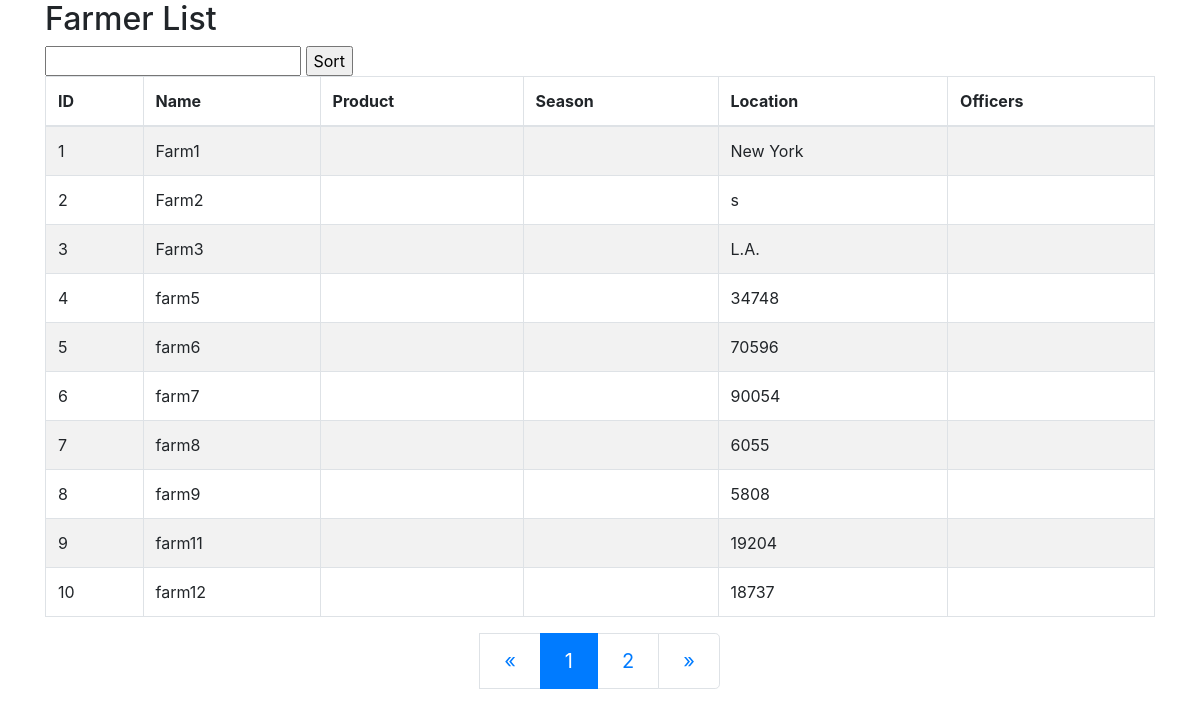
Page /hsapp/farmer_list/search_results/ on the earlier database version.
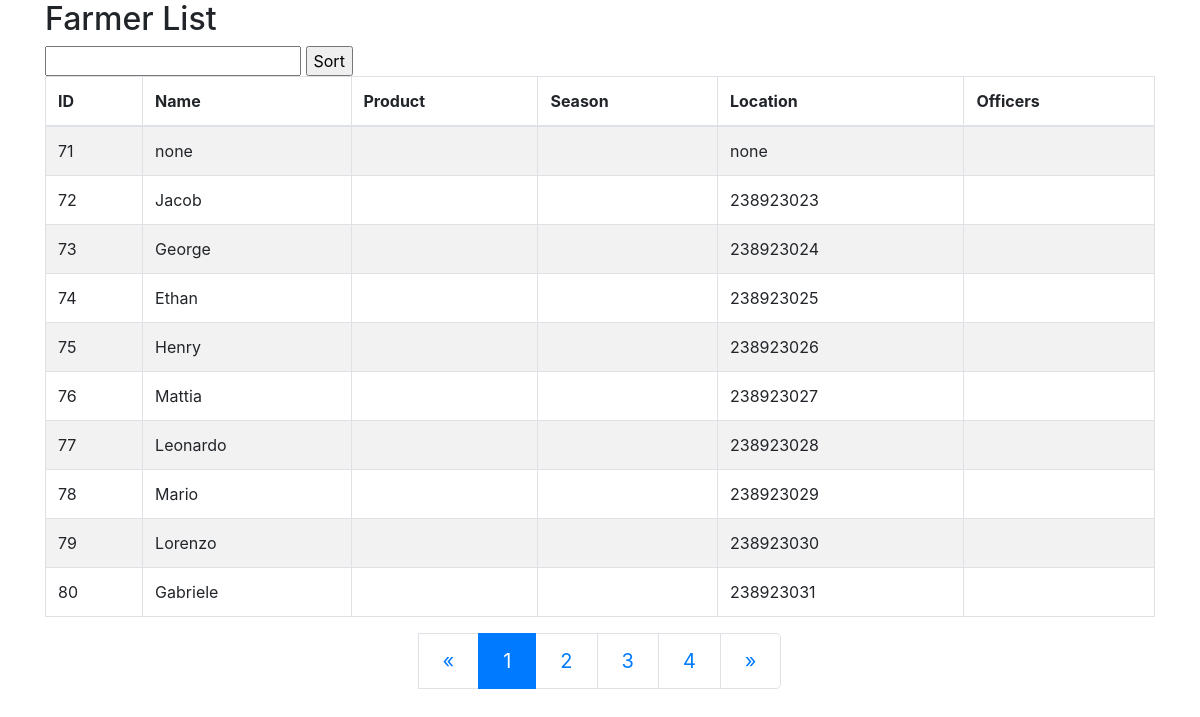
Same page on the later database version.
### hsapp/models.py (models this page shows, shortened)
class Farmer(models.Model):
    phone = models.IntegerField()
    name = models.CharField(max_length=128)
    state_id_number = models.CharField(max_length=128)
    state_id_picture = models.FileField(blank=True)
    birth_date = models.CharField(max_length=128)
    dependents = models.CharField(max_length=255)
    land_size = models.IntegerField(default=0)
    leased_land = models.BooleanField(default=False)
    previous_hs_client = models.BooleanField(default=False)
    location = models.CharField(max_length=255)

### hsapp/views.py (the view)
# urls.py: path('farmer_list/search_results/', views.SearchResultsView.as_view(), name='search_results_list'),
class SearchResultsView(ListView):
    model = Farmer
    context_object_name = 'farmers'
    template_name = 'hsapp/farmer_list.html'
    paginate_by = 10
    def get_queryset(self):
        result = super(SearchResultsView, self).get_queryset()
        query = self.request.GET.get('q')
        if query:
            query_list = query.split()
            condition_name = reduce(operator.or_, [Q(name__icontains=q) for q in query_list])
            condition_product = reduce(operator.or_, [Q(product__icontains=q) for q in query_list])
            result = result.filter(condition_name & condition_product)
        return result

### hsapp/templates/hsapp/farmer_list.html (shortened to what this page needs)
{% extends 'hsapp/base.html' %}
{% load static %}
{% block content %}
<h2>Farmer List</h2>
<form method="get" action="{% url 'hsapp:farmer_list' %}">
    <input type="text" value="" name="order_by">
    <input type="submit" value="Sort">
</form>
<table class="table table-striped table-bordered">
    <thead>
        <tr>
            <th>ID</th>
            <th>Name</th>
            <th>Product</th>
            <th>Season</th>
            <th>Location</th>
            <th>Officers</th>
        </tr>
    </thead>
    <tbody>
        {% for farmer in farmers %}
        <tr>
            <td>{{ farmer.id }}</td>
            <td>{{ farmer.name }}</td>
            <td>{{ farmer.product }}</td>
            <td>{{ farmer.season }}</td>
            <td>{{ farmer.location }}</td>
            <td>{% for officer in farmer.fieldofficer_set.all %}{{ officer.name }}, {% endfor %}</td>
        </tr>
        {% endfor %}
    </tbody>
</table>
{% include 'hsapp/pagination.html' %}
{% endblock content %}

Differences in the rows shown:
removed Farmer: id "1", name "Farm1", location "New York"
removed Farmer: id "2", name "Farm2", location "s"
removed Farmer: id "3", name "Farm3", location "L.A."
removed Farmer: id "4", name "farm5", location "34748"
removed Farmer: id "5", name "farm6", location "70596"
removed Farmer: id "6", name "farm7", location "90054"
removed Farmer: id "7", name "farm8", location "6055"
removed Farmer: id "8", name "farm9", location "5808"
removed Farmer: id "9", name "farm11", location "19204"
removed Farmer: id "10", name "farm12", location "18737"
added Farmer: id "71", name "none", location "none"
added Farmer: id "72", name "Jacob", location "238923023"
added Farmer: id "73", name "George", location "238923024"
added Farmer: id "74", name "Ethan", location "238923025"
added Farmer: id "75", name "Henry", location "238923026"
added Farmer: id "76", name "Mattia", location "238923027"
added Farmer: id "77", name "Leonardo", location "238923028"
added Farmer: id "78", name "Mario", location "238923029"
added Farmer: id "79", name "Lorenzo", location "238923030"
added Farmer: id "80", name "Gabriele", location "238923031"
Other differences:
new list line: "3"
new list line: "4"
